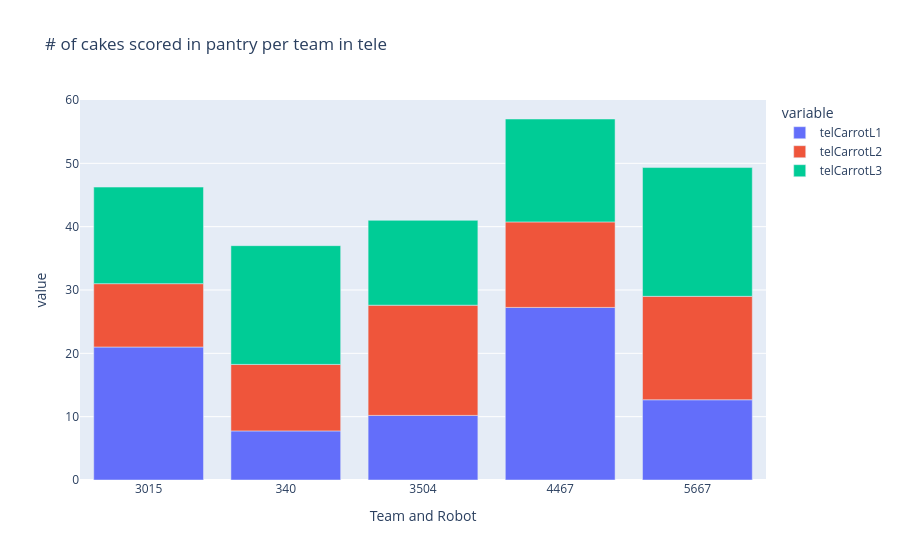

Write notebook code for a chart like this one.
### Code cell
#L1, L2, L3 pantry carrot tele (stacked bar)
teams_in_match = ["3504","340","3015","5667","4467"]
indices = team_averages["Team and Robot"].isin(teams_in_match)
small_team_averages=team_averages[indices]
fig = px.bar(small_team_averages, x="Team and Robot", y=["telCarrotL1", "telCarrotL2", "telCarrotL3"], title="# of cakes scored in pantry per team in tele")
fig

### Figure 1 — Plotly figure (JSON) as saved in the notebook; plotly's stock layout.template omitted (floating-point values rounded to 4 significant figures)
{"data": [{"hovertemplate": "variable=telCarrotL1<br>Team and Robot=%{x}<br>value=%{y}<extra></extra>", "legendgroup": "telCarrotL1", "marker": {"color": "#636efa", "pattern": {"shape": ""}}, "name": "telCarrotL1", "orientation": "v", "showlegend": true, "textposition": "auto", "type": "bar", "x": ["3015", "340", "3504", "4467", "5667"], "xaxis": "x", "y": [21.0, 7.75, 10.2, 27.25, 12.67], "yaxis": "y"}, {"hovertemplate": "variable=telCarrotL2<br>Team and Robot=%{x}<br>value=%{y}<extra></extra>", "legendgroup": "telCarrotL2", "marker": {"color": "#EF553B", "pattern": {"shape": ""}}, "name": "telCarrotL2", "orientation": "v", "showlegend": true, "textposition": "auto", "type": "bar", "x": ["3015", "340", "3504", "4467", "5667"], "xaxis": "x", "y": [10.0, 10.5, 17.4, 13.5, 16.33], "yaxis": "y"}, {"hovertemplate": "variable=telCarrotL3<br>Team and Robot=%{x}<br>value=%{y}<extra></extra>", "legendgroup": "telCarrotL3", "marker": {"color": "#00cc96", "pattern": {"shape": ""}}, "name": "telCarrotL3", "orientation": "v", "showlegend": true, "textposition": "auto", "type": "bar", "x": ["3015", "340", "3504", "4467", "5667"], "xaxis": "x", "y": [15.25, 18.75, 13.4, 16.25, 20.33], "yaxis": "y"}], "layout": {"barmode": "relative", "legend": {"title": {"text": "variable"}, "tracegroupgap": 0}, "title": {"text": "# of cakes scored in pantry per team in tele"}, "xaxis": {"anchor": "y", "domain": [0, 1], "title": {"text": "Team and Robot"}}, "yaxis": {"anchor": "x", "domain": [0, 1], "title": {"text": "value"}}}}
